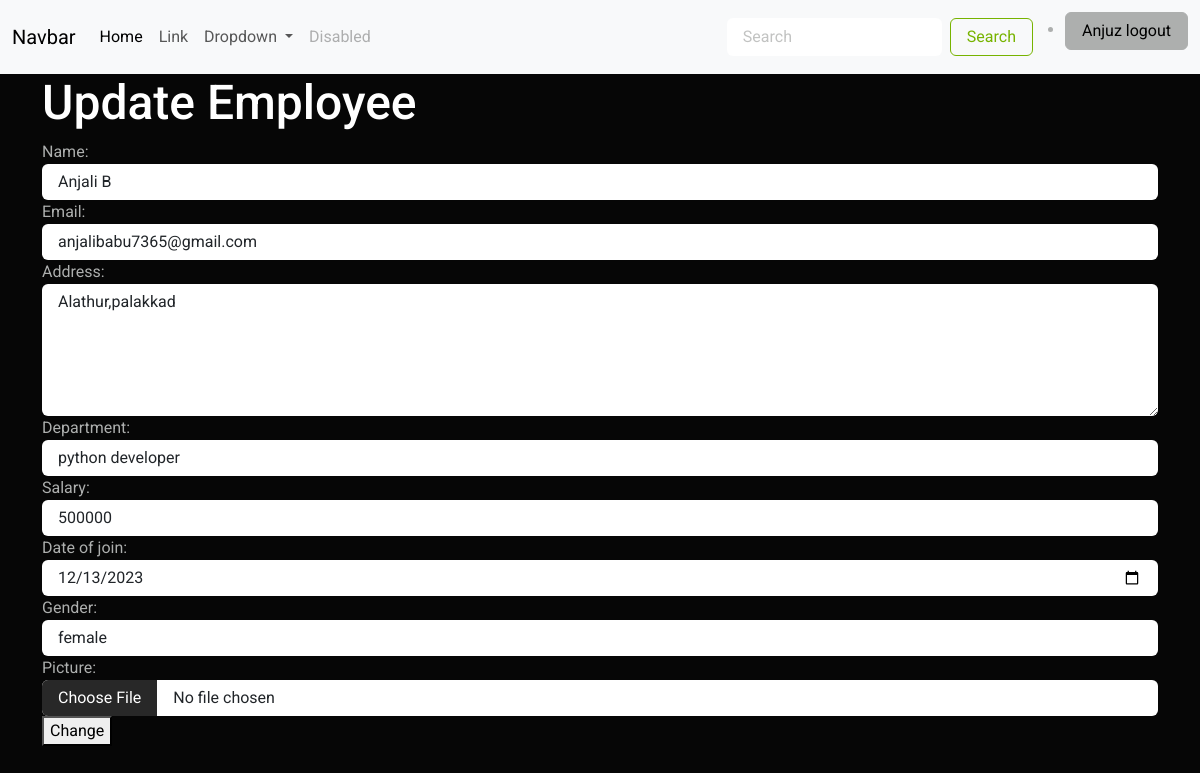
Page /employee/1/change/ (signed in) on the committed database.
### crm/models.py (models this page shows, shortened)
class Employee(models.Model):
    name=models.CharField(max_length=200)
    email=models.EmailField(unique=True)
    address=models.TextField()
    department=models.CharField(max_length=200)
    salary=models.PositiveIntegerField()
    date_of_join=models.DateField()
    gender_options=(
        ("male","male"),
        ("femlae","female"),
        ("other","other")
    )
    gender=models.CharField(max_length=200,choices=gender_options,default="male")
    picture=models.ImageField(upload_to="employee_images",null=True,blank=True)

### crm/views.py (the view, shortened to what this page needs)
# urls.py: path("employee/<int:pk>/change/",views.EmployeeUpdateView.as_view(),name="employee-update"),
@method_decorator(signin_required,name="dispatch")
class EmployeeUpdateView(View):
    template_name="employee_update.html"
    form_class=EmployeeForm
    def get(self,request,*args,**kwargs):
        id=kwargs.get("pk")
        employee_object=Employee.objects.get(id=id)
        form_instance=self.form_class(instance=employee_object)
        return render(request,self.template_name,{"form":form_instance})

### crm/forms.py
class EmployeeForm(forms.ModelForm):
    class Meta:
        model=Employee
        fields="__all__"
        widgets={
           "name":forms.TextInput(attrs={"class":"form-control"}),
           "email":forms.EmailInput(attrs={"class":"form-control"}),
           "address":forms.Textarea(attrs={"class":"form-control","rows":5}),
           "department":forms.TextInput(attrs={"class":"form-control",}),
           "salary":forms.NumberInput(attrs={"class":"form-control"}),
           "date_of_join":forms.DateInput(attrs={"class":"form-control","type":"date"}),
           "gender":forms.Select(attrs={"class":"form-control"}),
           "picture":forms.FileInput(attrs={"class":"form-control"})
        }

### crm/templates/employee_update.html (shortened to what this page needs)
{%extends 'base.html'%}
{%block main_block%}
<div class="container">
    <h2>Update Employee</h2>
    <form action=""method="post"enctype="multipart/form-data">
        {{form}}
        <button type="submit">Change</button>
    </form>
</div>
{%endblock%}

### crm/templates/base.html (shortened to what this page needs)
<!DOCTYPE html>
{%load static%}
<html lang="en">
<head>
  <link rel="stylesheet" href="{%static 'css/style.css' %}">
</head>
<body>
  <nav class="navbar navbar-expand-lg bg-body-tertiary">
    <div class="container-fluid">
      <a class="navbar-brand" href="#">Navbar</a>
      <div class="collapse navbar-collapse" id="navbarSupportedContent">
        <ul class="navbar-nav me-auto mb-2 mb-lg-0">
          <li class="nav-item">
            <a class="nav-link active" aria-current="page" href="#">Home</a>
          </li>
          <li class="nav-item">
            <a class="nav-link" href="#">Link</a>
          </li>
          <li class="nav-item dropdown">
            <a class="nav-link dropdown-toggle" href="#" role="button" data-bs-toggle="dropdown" aria-expanded="false">
              Dropdown
            </a>
          </li>
          <li class="nav-item">
            <a class="nav-link disabled" aria-disabled="true">Disabled</a>
          </li>
        </ul>
        <form class="d-flex" role="search">
          <input class="form-control me-2" type="search" placeholder="Search" aria-label="Search">
          <button class="btn btn-outline-success" type="submit">Search</button>
        </form>
        <ul>
          <li class="nav-item mt-1">
            <a href="{%url 'signout'%}" class=" btn btn-dark">{{request.user}} logout</a>
          </li>
        </ul>
      </div>
    </div>
  </nav>
  {%block main_block%}
  {%endblock%}
</body>
</html>

### rows in the picture
Employee: name "Anjali B", email "anjalibabu7365@gmail.com", address "Alathur,palakkad", department "python developer", salary "500000", date_of_join "12/13/2023", gender "female"

### other values in the picture
{{ request.user }} "Anjuz"
